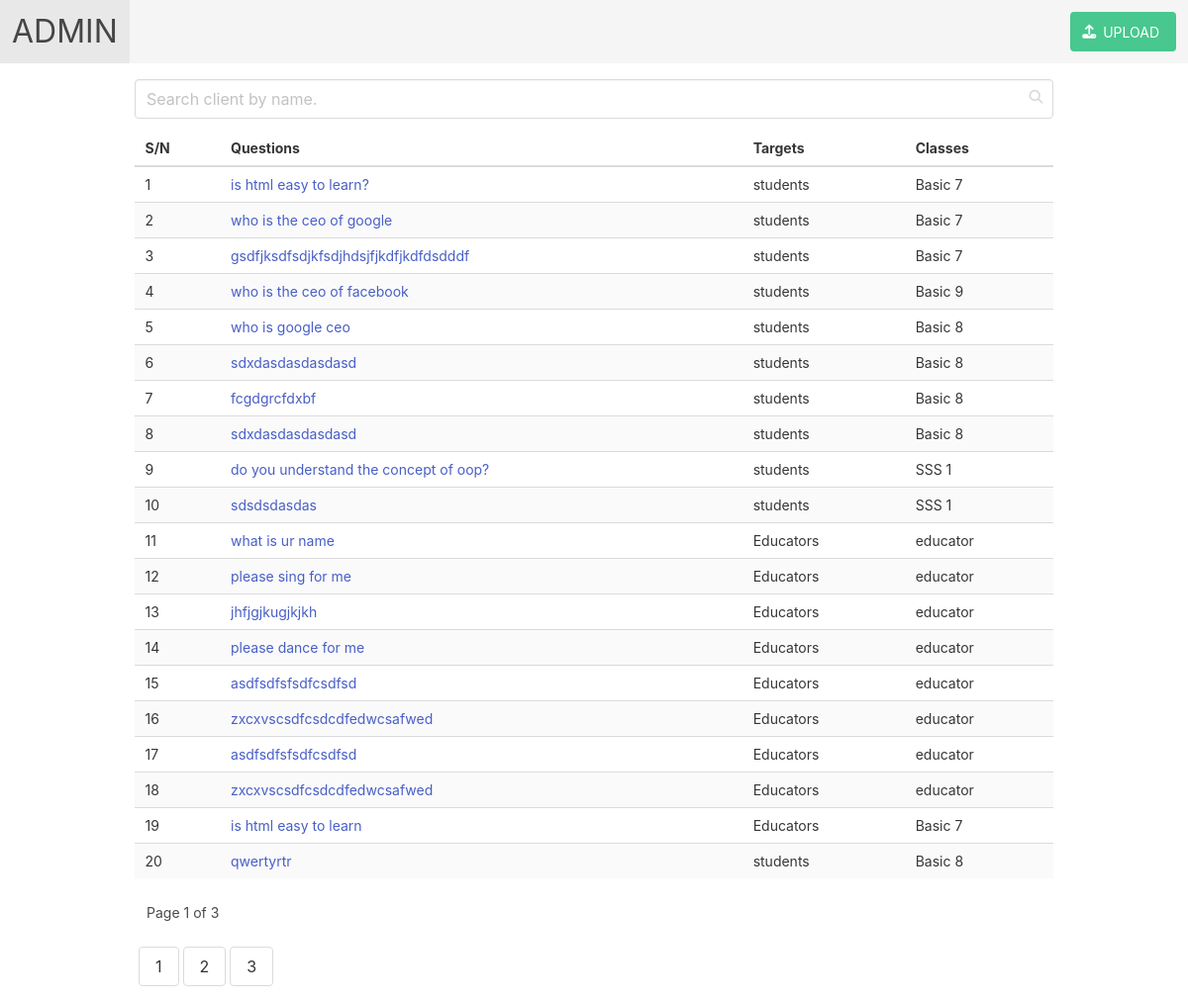
The page /server/admin.php on the database its author committed.
### tables this page shows
CREATE TABLE `questions` (
  `id` bigint NOT NULL AUTO_INCREMENT,
  `question_tab` varchar(200) NOT NULL,
  `targets_id` int DEFAULT NULL,
  `classes_id` int DEFAULT NULL,
  `date_created` timestamp NULL DEFAULT CURRENT_TIMESTAMP,
  `date_updated` timestamp NULL DEFAULT NULL ON UPDATE CURRENT_TIMESTAMP,
  PRIMARY KEY (`id`),
  KEY `fk_targets` (`targets_id`),
  KEY `fk_classes` (`classes_id`),
  CONSTRAINT `questions_ibfk_1` FOREIGN KEY (`targets_id`) REFERENCES `targets` (`id`) ON UPDATE CASCADE,
  CONSTRAINT `questions_ibfk_2` FOREIGN KEY (`classes_id`) REFERENCES `classes` (`id`) ON UPDATE CASCADE
);

### server/getQuestions.php (called while the page is built, shortened)
<?php
    require 'db.php';
    require 'renderer.php';
    $db = new DbHandlers();
    $dl = new renderer();
    function getQuestions(int $NumRow = 20, int $page = 1) {
        global $db, $dl;
        $offset = ($page - 1) * $NumRow;
        $count_query = "select count(*) from questions";
        $query = "select * from questions limit $NumRow offset $offset";
        $data = $db->getRowAssoc($query);
        $count = $db->getRows($count_query)[0][0];
        return [$dl->render('json', $data, null), $count];
    }

### server/db.php (called while the page is built, shortened)
<?php
class DbHandlers
{
    private $conn;
    private function do_conn()
    {
        try {
            $this->conn = new PDO("mysql:host=localhost;dbname=survey", "root", "Tope1234$");
            $this->conn->setAttribute(PDO::ATTR_ERRMODE, PDO::ERRMODE_EXCEPTION);
        } catch (PDOException $e) {
            $this->errLine = $e->getLine();
            $this->errFile = $e->getFile();
            $this->errMsg = $e->getMessage();
            $this->errorLogg();
        }
    }
    public function getRows($q)
    {
        $this->inQuery = $q;
        $stmt = $this->conn->prepare($this->inQuery);
        $stmt->execute();
        $this->tableRow = $stmt->fetchAll(PDO::FETCH_NUM);
        return $this->tableRow;
    }
    public function getRowAssoc($q)
    {
        $this->inQuery = $q;
        $stmt = $this->conn->prepare($this->inQuery);
        $stmt->execute();
        $this->tableAssoc = $stmt->fetchAll(PDO::FETCH_ASSOC);
        return $this->tableAssoc;
    }
}

### server/renderer.php (called while the page is built, shortened)
<?php
class renderer{
	public function render($format,$data,$options=null)
	{
		if(is_null($format))
		{
			$lg = new log();
			$lg->RaiseError('format','Please specify a format!');
		}
		else
		{
			$localMethod = "Render".strtoUpper($format);
			if(is_null($data))
			{
				$lg2 = new log();
				$lg2->RaiseError('data','Data must not be null');
			}
			else
			{
				return $this->$localMethod($data);
			}
		}
	}
	private function RenderJSON($d)
	{
		return  json_encode($d);
	}
}

### server/admin.php (the view, shortened to what this page needs)
<!DOCTYPE html>
<html lang="en">
<head>
    <link rel="stylesheet" href="css/bulma.min.css">
    <link rel="stylesheet" href="https://cdn.jsdelivr.net/npm/bulma@0.9.1/css/bulma.min.css">
</head>
<body>
    <?php
        require 'getQuestions.php';
        $page = $_GET['page'] ?? 1;
        $perPage = 20;
        $customers = getQuestions($perPage, $page);
        $clients = json_decode($customers[0]);
        $total = (int)$customers[1];
    ?>
    <nav class="navbar is-light">
        <div class="navbar-brand">
            <a class="navbar-item" href="admin.php">
                <h1 style="font-size: xx-large;">ADMIN</h1>
            </a>
        </div>
        <div id="navbarExampleTransparentExample" class="navbar-menu">
            <div class="navbar-end">
                <div class="navbar-item">
                    <div class="field is-grouped">
                        <p class="control">
                            <a class="button is-success" href="upload.php">
                                <span class="icon">
                                    <i class="fas fa-upload"></i>
                                </span>
                                <span>UPLOAD</span>
                            </a>
                        </p>
                    </div>
                </div>
            </div>
        </div>
    </nav>
    <div class="container p-4">
    <div class="field">
        <div class="control has-icons-right">
            <input id="myInput" name="myInput" onkeyup="doSearch();" class="input" type="text" placeholder="Search client by name.">
            <span class="icon is-small is-right">
            </span>
        </div>
    </div>
    <div class="table-container">
        <table id="myTable" name="myTable" class="table is-striped is-hoverable is-fullwidth">
            <thead>
                <tr>
                    <th>S/N</th>
                    <th>Questions</th>
                    <th>Targets</th>
                    <th>Classes</th>
                </tr>
            </thead>
            <tbody>
                <?php
                foreach($clients as $client) {
                    ?>
                    <tr>
                        <td style="text-align: centre;"><?php echo $client->id; ?></td>
                        <td><a href="question.php?page=<?php echo $client->id; ?>"><?php echo $client->question_tab; ?></a></td>
                        <td>
                            <?php
                                if ($client->targets_id == 1){
                                    echo "students";
                                }
                                else {
                                    echo "Educators";
                                }
                            ?>
                        </td>
                        <td>
                            <?php
                                switch ($client->classes_id) {
                                    case "1" :
                                        echo "Basic 7";
                                        break;
                                    case "2" :
                                        echo "Basic 8";
                                        break;
                                    case "3" :
                                        echo "Basic 9";
                                        break;
                                    case "4" :
                                        echo "SSS 1";
                                        break;
                                    default:
                                        echo "educator";
                                }
                             ?>
                             </td>
                    </tr>
                    <?php
                }
                ?>
            </tbody>
        </table>
        <span class="pl-3">Page <?php echo $_GET['page'] ?? 1; ?> of <?php echo ceil($total/20); ?></span>
    </div>
    <div class="field is-grouped" style="overflow-x: auto;">
        <?php
            $btnNo = $total/20;
            for($t=0; $t<$btnNo; $t++) {
                ?>
                <a class="button ml-1" href="admin.php?page=<?php echo $t+1; ?>"><?php echo $t+1; ?></a>
                <?php
            }
        ?>
    </div>
    </div>
</body>
</html>

### server/admin.php (style rules this page uses)
* { font-size: 14px; }

### rows shown on the page
questions: id "1", question_tab "is html easy to learn?", shows "students", shows "Basic 7"
questions: id "2", question_tab "who is the ceo of google", shows "students", shows "Basic 7"
questions: id "3", question_tab "gsdfjksdfsdjkfsdjhdsjfjkdfjkdfdsdddf", shows "students", shows "Basic 7"
questions: id "4", question_tab "who is the ceo of facebook", shows "students", shows "Basic 9"
questions: id "5", question_tab "who is google ceo", shows "students", shows "Basic 8"
questions: id "6", question_tab "sdxdasdasdasdasd", shows "students", shows "Basic 8"
questions: id "7", question_tab "fcgdgrcfdxbf", shows "students", shows "Basic 8"
questions: id "8", question_tab "sdxdasdasdasdasd", shows "students", shows "Basic 8"
questions: id "9", question_tab "do you understand the concept of oop?", shows "students", shows "SSS 1"
questions: id "10", question_tab "sdsdsdasdas", shows "students", shows "SSS 1"
questions: id "11", question_tab "what is ur name", shows "Educators", shows "educator"
questions: id "12", question_tab "please sing for me", shows "Educators", shows "educator"
questions: id "13", question_tab "jhfjgjkugjkjkh", shows "Educators", shows "educator"
questions: id "14", question_tab "please dance for me", shows "Educators", shows "educator"
questions: id "15", question_tab "asdfsdfsfsdfcsdfsd", shows "Educators", shows "educator"
questions: id "16", question_tab "zxcxvscsdfcsdcdfedwcsafwed", shows "Educators", shows "educator"
questions: id "17", question_tab "asdfsdfsfsdfcsdfsd", shows "Educators", shows "educator"
questions: id "18", question_tab "zxcxvscsdfcsdcdfedwcsafwed", shows "Educators", shows "educator"
questions: id "19", question_tab "is html easy to learn", shows "Educators", shows "Basic 7"
questions: id "20", question_tab "qwertyrtr", shows "students", shows "Basic 8"

### other values the page prints
$_GET['page'] "1"
ceil($total/20) "3"
